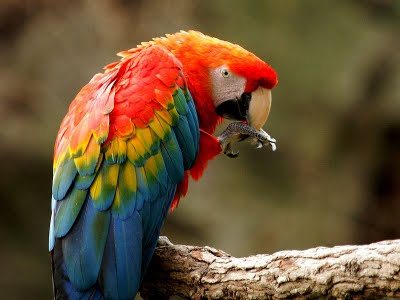
#> input picture TASK-16/arara.jpg, 400 x 300 px, found by its file name
$ python ISSUE16.py
#> lines starting #> are read from the running program, lines starting #| are printed output that depends on the picture
import cv2
from matplotlib import pyplot
# importa-se essa biblioteca para visualizar o histograma como um gráfico.

imagem = cv2.imread(r"C:\Users\yosef\Desktop\Lapiscos -Tasks\Lapsico-Tasks\TASK-16\arara.jpg")
#> imagem is the input picture: shape (300, 400, 3); mean B, G, R 54.4, 82.8, 105.2
imagem_cinza = cv2.cvtColor(imagem, cv2.COLOR_BGR2GRAY)
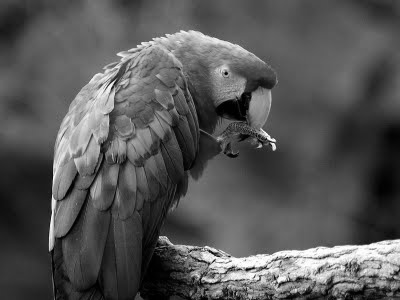
#> imagem_cinza: shape (300, 400); min 0, max 255, mean 86.3

# usar função para equalização
imagem_equalizada = cv2.equalizeHist(imagem_cinza)
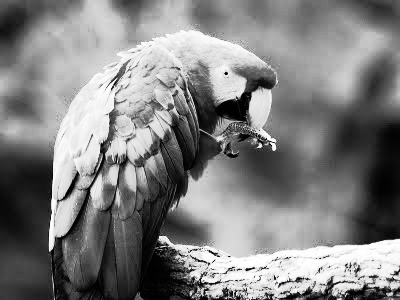
#> imagem_equalizada: shape (300, 400); min 0, max 255, mean 128.3
# calculando o histogramas, o 1 0 é o canal, o none mostra sem máscara, o 256 é qunatas barras tem, e os dois juntos é intervalo dos valores.
h_original = cv2.calcHist(imagem_cinza, [0], None, [256], [0, 256])
#> h_original = 256 values, max 27 at index 77, min 0 at index 0, mean 1.56
h_equalizada = cv2.calcHist(imagem_equalizada, [0], None, [256], [0, 256])
#> h_equalizada = 256 values, max 27 at index 111, min 0 at index 0, mean 1.56

cv2.imshow("Original: ", imagem_cinza)
cv2.imshow("Equalizada: ", imagem_equalizada)

# Para mostrar os histrogramas, funções do matplotlib.
# figure serve para criar uma janela para montar as coisas e o figsize é para definir o tamanho decidido pela pessoa.
pyplot.figure(figsize=(5, 5))

# Pega a janela criada e divide em uma tabela, os valores dentro, controla como o desenho na tabela vai ser feito.
pyplot.subplot(1, 2, 1)
pyplot.title("Histograma Original")
# Cria o histogrma utilizando a variável.
pyplot.plot(h_original)

pyplot.subplot(1, 2, 2)
pyplot.title("Histograma Equalizado")
pyplot.plot(h_equalizada)

pyplot.show()
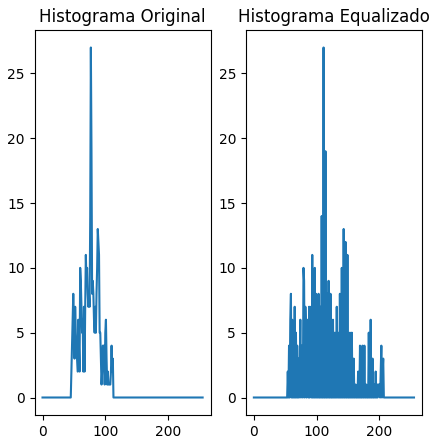
#> figure drawn by matplotlib, 2 panels; panel 1: curve peaks at x = 77, y = 27; panel 2: curve peaks at x = 111, y = 27
cv2.waitKey(0)
